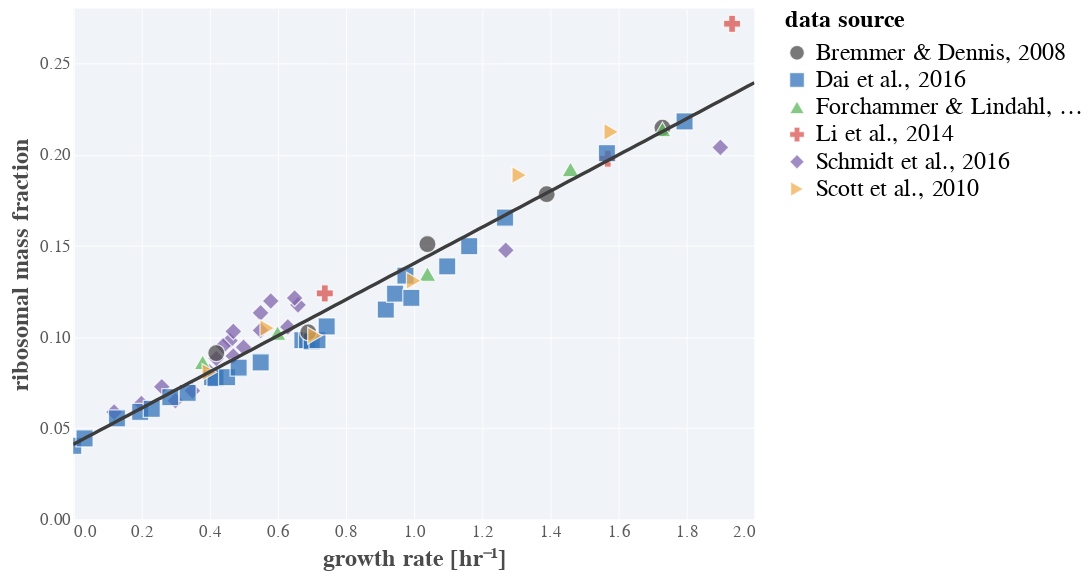

The code cell stored with this chart in its notebook:
### Markdown cell above
## Protein Synthesis
We begin by considering the  influence of peptide bond formation (translation or *protein syntehsis*) as the most resource-intensive process involved in bacterial growth. In balanced, exponential steady-state, the cellular composition  at any point in remains the same with the synthesis of new proteins being balanced by dilution via cell division. In this mode of growth, the total protein mass of the cell $M$ grows linearly with the cellularl growth rate $\lambda$,

$$
\frac{dM}{dt} = \lambda M. \tag{1}
$$

Assuming we have an unlimited pool of precursors (meaning, tRNAs charged with amino acids) at our disposal, we can write Equation 1 in terms of the total number of translating ribosomes ribosomes $N_R^{(active)}$ as 

$$
\frac{dM}{dt} = N_R^{(active)} k_R, \tag{2}
$$

where the rate $k_R$ is the effective translation rate per active ribosome with dimensions of [MT$^{-1}$]. Here, we cast this in terms of *actively translating ribosomes*, but that does not reflect the *total* number of ribosomes. There will always exist some minimum number of ribosomes $N_R^\text{(inactive)}$ that are not actively translating. Together, the sum of the actively translating and inactive ribosome pools yields the total ribosome copy number, 

$$
N_R = N_R^\text{(active)} + N_R^\text{(inactive)}. \tag{3}
$$

To speak in terms of total ribosome copy number $N_R$, we can restate Equation 2 using the conservation of mass in Equation 3 to yield

$$
\frac{dM}{dt} = (N_R - N_R^\text{(inactive)}) k_R. \tag{4}.
$$


By Equation 1, we can relate this to the growth rate $\lambda$ by simple rearrangement to yield

$$
\lambda = \frac{1}{M}\frac{dM}{dt} = \frac{\left(N_R - N_R^\text{(inactive)}\right) k_R}{M}. \tag{4}
$$

Rather than working in terms of ribosome copy numbers (which can be difficult to measure), we can define the fraction of the entire protein mass that is ribosomal $\phi_R$, defined as 

$$
\phi_R = \frac{M_R}{M}, \tag{5}
$$


where $M_R$ is the the mass of *all* ribosomes in the cell. We state that each ribosome has a proteinaceous mass of $m_R$, the total ribosomal mass $M_R$ can be calculated as $M_R = m_R N_R$. Thus, by computing the mass fraction, we can resetate Equation 5 as 

$$
\lambda = \frac{\left(M_R - M_R^\text{(inactive)}\right)}{m_R}\frac{k_R}{M} = \frac{k_R}{m_R}\left(\phi_R - \phi_R^\text{(inactive)}\right) = \gamma\left(\phi_R - \phi_R^\text{(inactive)}\right), \tag{6}
$$

where we have introduced the term $\gamma = \frac{k_R}{m_R}$. This term, commonly referred to as the *translational efficiency* is the ratio of the average translation rate $k_R$ and the mass of a single ribosome $m_R$ and thus has dimensions of [T$^{-1}$]. This term capture what fraction of a ribosomes mass synthesized per unit time, or alternatively, the inverse $\frac{1}{\gamma}$ is the length of time it takes to synthesize one ribosomes worth of peptide mass.  For *E. coli*, a sisngle ribosome consisits of ≈ 7500 amino acids and has a maximal translation rate of ≈ 17 amino acids / second, yielding

$$
\gamma = {k_R}{m_R} \approx \frac{17\,\text{amino acids / s}}{7500\,\text{amino acids}} \approx 2.2 \times 10^{-3} \text{ribosomes / sec}; \frac{1}{\gamma} \approx 400 \frac{\text{s}}{\text{ribosome}}.
$$.

Equation 6 provides a means to calculate the cellular growth rate so long as one knows the  translational efficiency $\gamma$ and the proteome mass fraction $\phi_R$. Alternatively, knowing the growth rate $\lambda$ and having measured the proteome mass fraction $\phi_R$, one can easily infer the inactive ribosomal mass fraction and the translational efficiency $\gamma$ by performing a simple linear regression of 

$$
\phi_R = \phi_R^\text{(inactive)} + \frac{\lambda}{\gamma}. \tag{7}
$$

Below, we load data from a variety of proteomic and other studies where the ribosomal mass fraction (either by RNA/protein ratio or via proteomics) and the growth rate were measured and perform this simple inference.

### Code cell
# Load the data
mass_fraction = pd.read_csv('../../data/mass_fraction_compiled.csv')

# Do the simple inference of the parameters
popt = scipy.stats.linregress(mass_fraction['growth_rate_hr'], mass_fraction['mass_fraction'])

# Compute the trendline
growth_rate = np.linspace(0, 2, 100)
trend = popt[1] + popt[0] * growth_rate
fit_df = pd.DataFrame(np.array([growth_rate, trend]).T, 
                      columns=['growth_rate_hr', 'mass_fraction'])

fit = alt.Chart(fit_df).mark_line(color=colors['black'], size=2).encode(
                x=alt.X(field='growth_rate_hr', type='quantitative', title='growth rate [hr\u207b\u00B9]'),
                y=alt.Y(field='mass_fraction', type='quantitative', title='ribosomal mass fraction'))
# Set up the plot
base = alt.Chart(mass_fraction).encode(
                x=alt.X(field='growth_rate_hr', type='quantitative', title='growth rate [hr\u207B\u00B9]'),
                y=alt.Y(field='mass_fraction', type='quantitative', title='ribosomal mass fraction'),
                color=alt.Color(field='source', type='nominal', title='data source'),
                shape=alt.Shape(field='source', type='nominal'))
points = base.mark_point(size=100,opacity=0.75)

print(f"""
Estimated Parameters
---------------------
γ ≈ {1/popt[0]:0.0f} hr^-1
Φ_R (inactive) = {popt[1]:0.2f}
""")
(points + fit).interactive()

### Figure 1 — Vega-Lite specification as saved in the notebook (floating-point values rounded to 4 significant figures)
{"config": {"background": "white", "group": {"fill": "white"}, "view": {"strokeWidth": 0, "height": 300, "width": 400, "fill": "#f0f3f7"}, "point": {"size": 40, "filled": true, "opacity": 1, "strokeWidth": 0.75, "stroke": "#FFFFFF"}, "square": {"size": 40, "filled": true, "opacity": 1, "strokeWidth": 0.75, "stroke": "#FFFFFF"}, "circle": {"size": 40, "filled": true, "opacity": 1, "strokeWidth": 0.75, "stroke": "#FFFFFF"}, "line": {"size": 2}, "axis": {"domainColor": "#ffffff", "domainWidth": 0.5, "labelColor": "#5b5b5b", "labelFontSize": 10, "labelFont": "Nunito", "titleFont": "Nunito", "titleFontWeight": 700, "titleFontSize": 14, "titleColor": "#4b4b4b", "grid": true, "gridColor": "#ffffff", "gridWidth": 0.5, "ticks": false}, "range": {"category": ["#4c4b4c", "#3373ba", "#5cb75b", "#d8534f", "#8066ad", "#f0ad4d"]}, "legend": {"labelFontSize": 14, "labelFont": "Nunito", "titleFont": "Nunito", "titleFontSize": 14, "titleFontWeight": 700, "titleFontColor": "#44b4b4b", "symbolSize": 75}, "title": {"font": "Nunito", "fontWeight": 700, "fontSize": 14, "fontColor": "#4b4b4b"}}, "layer": [{"data": {"name": "data-8702b996a9f0f98c5b91561c830a69c0"}, "mark": {"type": "point", "opacity": 0.75, "size": 100}, "encoding": {"color": {"type": "nominal", "field": "source", "title": "data source"}, "shape": {"type": "nominal", "field": "source"}, "x": {"type": "quantitative", "field": "growth_rate_hr", "title": "growth rate [hr⁻¹]"}, "y": {"type": "quantitative", "field": "mass_fraction", "title": "ribosomal mass fraction"}}, "selection": {"selector001": {"type": "interval", "bind": "scales", "encodings": ["x", "y"]}}}, {"data": {"name": "data-0e17048d21edac1871ea83510c187c8a"}, "mark": {"type": "line", "color": "#3d3d3d", "size": 2}, "encoding": {"x": {"type": "quantitative", "field": "growth_rate_hr", "title": "growth rate [hr⁻¹]"}, "y": {"type": "quantitative", "field": "mass_fraction", "title": "ribosomal mass fraction"}}}], "$schema": "https://vega.github.io/schema/vega-lite/v4.8.1.json", "datasets": {"data-8702b996a9f0f98c5b91561c830a69c0": [{"growth_rate_hr": 1.934, "mass_fraction": 0.2716, "source": "Li et al., 2014"}, {"growth_rate_hr": 1.569, "mass_fraction": 0.1977, "source": "Li et al., 2014"}, {"growth_rate_hr": 0.7387, "mass_fraction": 0.1239, "source": "Li et al., 2014"}, {"growth_rate_hr": 0.66, "mass_fraction": 0.1176, "source": "Schmidt et al., 2016"}, {"growth_rate_hr": 0.3, "mass_fraction": 0.065, "source": "Schmidt et al., 2016"}, {"growth_rate_hr": 0.12, "mass_fraction": 0.05882, "source": "Schmidt et al., 2016"}, {"growth_rate_hr": 0.2, "mass_fraction": 0.06347, "source": "Schmidt et al., 2016"}, {"growth_rate_hr": 0.35, "mass_fraction": 0.07048, "source": "Schmidt et al., 2016"}, {"growth_rate_hr": 0.5, "mass_fraction": 0.09433, "source": "Schmidt et al., 2016"}, {"growth_rate_hr": 0.65, "mass_fraction": 0.1214, "source": "Schmidt et al., 2016"}, {"growth_rate_hr": 0.42, "mass_fraction": 0.08816, "source": "Schmidt et al., 2016"}, {"growth_rate_hr": 0.26, "mass_fraction": 0.07273, "source": "Schmidt et al., 2016"}, {"growth_rate_hr": 0.46, "mass_fraction": 0.09799, "source": "Schmidt et al., 2016"}, {"growth_rate_hr": 0.58, "mass_fraction": 0.1197, "source": "Schmidt et al., 2016"}, {"growth_rate_hr": 0.47, "mass_fraction": 0.103, "source": "Schmidt et al., 2016"}, {"growth_rate_hr": 1.27, "mass_fraction": 0.1475, "source": "Schmidt et al., 2016"}, {"growth_rate_hr": 1.9, "mass_fraction": 0.2039, "source": "Schmidt et al., 2016"}, {"growth_rate_hr": 0.47, "mass_fraction": 0.0895, "source": "Schmidt et al., 2016"}, {"growth_rate_hr": 0.55, "mass_fraction": 0.1036, "source": "Schmidt et al., 2016"}, {"growth_rate_hr": 0.63, "mass_fraction": 0.1055, "source": "Schmidt et al., 2016"}, {"growth_rate_hr": 0.4, "mass_fraction": 0.08089, "source": "Schmidt et al., 2016"}, {"growth_rate_hr": 0.44, "mass_fraction": 0.0951, "source": "Schmidt et al., 2016"}, {"growth_rate_hr": 0.55, "mass_fraction": 0.1132, "source": "Schmidt et al., 2016"}, {"growth_rate_hr": 0.0, "mass_fraction": 0.04035, "source": "Dai et al., 2016"}, {"growth_rate_hr": 0.03325, "mass_fraction": 0.04441, "source": "Dai et al., 2016"}, {"growth_rate_hr": 0.1284, "mass_fraction": 0.05541, "source": "Dai et al., 2016"}, {"growth_rate_hr": 0.1965, "mass_fraction": 0.05888, "source": "Dai et al., 2016"}, {"growth_rate_hr": 0.2306, "mass_fraction": 0.06061, "source": "Dai et al., 2016"}, {"growth_rate_hr": 0.285, "mass_fraction": 0.06698, "source": "Dai et al., 2016"}, {"growth_rate_hr": 0.336, "mass_fraction": 0.06929, "source": "Dai et al., 2016"}, {"growth_rate_hr": 0.4074, "mass_fraction": 0.07798, "source": "Dai et al., 2016"}, {"growth_rate_hr": 0.4176, "mass_fraction": 0.07739, "source": "Dai et al., 2016"}, {"growth_rate_hr": 0.4517, "mass_fraction": 0.07796, "source": "Dai et al., 2016"}, {"growth_rate_hr": 0.4857, "mass_fraction": 0.08318, "source": "Dai et al., 2016"}, {"growth_rate_hr": 0.5504, "mass_fraction": 0.08606, "source": "Dai et al., 2016"}, {"growth_rate_hr": 0.6728, "mass_fraction": 0.09822, "source": "Dai et al., 2016"}, {"growth_rate_hr": 0.6864, "mass_fraction": 0.09822, "source": "Dai et al., 2016"}, {"growth_rate_hr": 0.7001, "mass_fraction": 0.09763, "source": "Dai et al., 2016"}, {"growth_rate_hr": 0.7171, "mass_fraction": 0.09821, "source": "Dai et al., 2016"}, {"growth_rate_hr": 0.7442, "mass_fraction": 0.1057, "source": "Dai et al., 2016"}, {"growth_rate_hr": 0.9178, "mass_fraction": 0.115, "source": "Dai et al., 2016"}, {"growth_rate_hr": 0.9449, "mass_fraction": 0.1237, "source": "Dai et al., 2016"}, {"growth_rate_hr": 0.9926, "mass_fraction": 0.1214, "source": "Dai et al., 2016"}, {"growth_rate_hr": 0.9754, "mass_fraction": 0.1336, "source": "Dai et al., 2016"}, {"growth_rate_hr": 1.098, "mass_fraction": 0.1387, "source": "Dai et al., 2016"}, {"growth_rate_hr": 1.162, "mass_fraction": 0.1498, "source": "Dai et al., 2016"}, {"growth_rate_hr": 1.268, "mass_fraction": 0.1654, "source": "Dai et al., 2016"}, {"growth_rate_hr": 1.567, "mass_fraction": 0.2007, "source": "Dai et al., 2016"}, {"growth_rate_hr": 1.795, "mass_fraction": 0.2181, "source": "Dai et al., 2016"}, {"growth_rate_hr": 0.42, "mass_fraction": 0.09116, "source": "Bremmer & Dennis, 2008"}, {"growth_rate_hr": 0.69, "mass_fraction": 0.1026, "source": "Bremmer & Dennis, 2008"}, {"growth_rate_hr": 1.04, "mass_fraction": 0.1509, "source": "Bremmer & Dennis, 2008"}, {"growth_rate_hr": 1.39, "mass_fraction": 0.1782, "source": "Bremmer & Dennis, 2008"}, {"growth_rate_hr": 1.73, "mass_fraction": 0.2147, "source": "Bremmer & Dennis, 2008"}, {"growth_rate_hr": 0.38, "mass_fraction": 0.08615, "source": "Forchammer & Lindahl, 1971"}, {"growth_rate_hr": 0.6, "mass_fraction": 0.1021, "source": "Forchammer & Lindahl, 1971"}, {"growth_rate_hr": 1.04, "mass_fraction": 0.1345, "source": "Forchammer & Lindahl, 1971"}, {"growth_rate_hr": 1.46, "mass_fraction": 0.1919, "source": "Forchammer & Lindahl, 1971"}, {"growth_rate_hr": 1.73, "mass_fraction": 0.2138, "source": "Forchammer & Lindahl, 1971"}, {"growth_rate_hr": 0.4, "mass_fraction": 0.08068, "source": "Scott et al., 2010"}, {"growth_rate_hr": 0.57, "mass_fraction": 0.1048, "source": "Scott et al., 2010"}, {"growth_rate_hr": 0.71, "mass_fraction": 0.1007, "source": "Scott et al., 2010"}, {"growth_rate_hr": 1.0, "mass_fraction": 0.1308, "source": "Scott et al., 2010"}, {"growth_rate_hr": 1.31, "mass_fraction": 0.1887, "source": "Scott et al., 2010"}, {"growth_rate_hr": 1.58, "mass_fraction": 0.2124, "source": "Scott et al., 2010"}], "data-0e17048d21edac1871ea83510c187c8a": [{"growth_rate_hr": 0.0, "mass_fraction": 0.0411}, {"growth_rate_hr": 0.0202, "mass_fraction": 0.0431}, {"growth_rate_hr": 0.0404, "mass_fraction": 0.04511}, {"growth_rate_hr": 0.06061, "mass_fraction": 0.04711}, {"growth_rate_hr": 0.08081, "mass_fraction": 0.04911}, {"growth_rate_hr": 0.101, "mass_fraction": 0.05111}, {"growth_rate_hr": 0.1212, "mass_fraction": 0.05312}, {"growth_rate_hr": 0.1414, "mass_fraction": 0.05512}, {"growth_rate_hr": 0.1616, "mass_fraction": 0.05712}, {"growth_rate_hr": 0.1818, "mass_fraction": 0.05912}, {"growth_rate_hr": 0.202, "mass_fraction": 0.06113}, {"growth_rate_hr": 0.2222, "mass_fraction": 0.06313}, {"growth_rate_hr": 0.2424, "mass_fraction": 0.06513}, {"growth_rate_hr": 0.2626, "mass_fraction": 0.06713}, {"growth_rate_hr": 0.2828, "mass_fraction": 0.06914}, {"growth_rate_hr": 0.303, "mass_fraction": 0.07114}, {"growth_rate_hr": 0.3232, "mass_fraction": 0.07314}, {"growth_rate_hr": 0.3434, "mass_fraction": 0.07514}, {"growth_rate_hr": 0.3636, "mass_fraction": 0.07714}, {"growth_rate_hr": 0.3838, "mass_fraction": 0.07915}, {"growth_rate_hr": 0.404, "mass_fraction": 0.08115}, {"growth_rate_hr": 0.4242, "mass_fraction": 0.08315}, {"growth_rate_hr": 0.4444, "mass_fraction": 0.08515}, {"growth_rate_hr": 0.4646, "mass_fraction": 0.08716}, {"growth_rate_hr": 0.4848, "mass_fraction": 0.08916}, {"growth_rate_hr": 0.5051, "mass_fraction": 0.09116}, {"growth_rate_hr": 0.5253, "mass_fraction": 0.09316}, {"growth_rate_hr": 0.5455, "mass_fraction": 0.09517}, {"growth_rate_hr": 0.5657, "mass_fraction": 0.09717}, {"growth_rate_hr": 0.5859, "mass_fraction": 0.09917}, {"growth_rate_hr": 0.6061, "mass_fraction": 0.1012}, {"growth_rate_hr": 0.6263, "mass_fraction": 0.1032}, {"growth_rate_hr": 0.6465, "mass_fraction": 0.1052}, {"growth_rate_hr": 0.6667, "mass_fraction": 0.1072}, {"growth_rate_hr": 0.6869, "mass_fraction": 0.1092}, {"growth_rate_hr": 0.7071, "mass_fraction": 0.1112}, {"growth_rate_hr": 0.7273, "mass_fraction": 0.1132}, {"growth_rate_hr": 0.7475, "mass_fraction": 0.1152}, {"growth_rate_hr": 0.7677, "mass_fraction": 0.1172}, {"growth_rate_hr": 0.7879, "mass_fraction": 0.1192}, {"growth_rate_hr": 0.8081, "mass_fraction": 0.1212}, {"growth_rate_hr": 0.8283, "mass_fraction": 0.1232}, {"growth_rate_hr": 0.8485, "mass_fraction": 0.1252}, {"growth_rate_hr": 0.8687, "mass_fraction": 0.1272}, {"growth_rate_hr": 0.8889, "mass_fraction": 0.1292}, {"growth_rate_hr": 0.9091, "mass_fraction": 0.1312}, {"growth_rate_hr": 0.9293, "mass_fraction": 0.1332}, {"growth_rate_hr": 0.9495, "mass_fraction": 0.1352}, {"growth_rate_hr": 0.9697, "mass_fraction": 0.1372}, {"growth_rate_hr": 0.9899, "mass_fraction": 0.1392}, {"growth_rate_hr": 1.01, "mass_fraction": 0.1412}, {"growth_rate_hr": 1.03, "mass_fraction": 0.1432}, {"growth_rate_hr": 1.051, "mass_fraction": 0.1452}, {"growth_rate_hr": 1.071, "mass_fraction": 0.1472}, {"growth_rate_hr": 1.091, "mass_fraction": 0.1492}, {"growth_rate_hr": 1.111, "mass_fraction": 0.1512}, {"growth_rate_hr": 1.131, "mass_fraction": 0.1532}, {"growth_rate_hr": 1.152, "mass_fraction": 0.1552}, {"growth_rate_hr": 1.172, "mass_fraction": 0.1572}, {"growth_rate_hr": 1.192, "mass_fraction": 0.1592}, {"growth_rate_hr": 1.212, "mass_fraction": 0.1612}, {"growth_rate_hr": 1.232, "mass_fraction": 0.1633}, {"growth_rate_hr": 1.253, "mass_fraction": 0.1653}, {"growth_rate_hr": 1.273, "mass_fraction": 0.1673}, {"growth_rate_hr": 1.293, "mass_fraction": 0.1693}, {"growth_rate_hr": 1.313, "mass_fraction": 0.1713}, {"growth_rate_hr": 1.333, "mass_fraction": 0.1733}, {"growth_rate_hr": 1.354, "mass_fraction": 0.1753}, {"growth_rate_hr": 1.374, "mass_fraction": 0.1773}, {"growth_rate_hr": 1.394, "mass_fraction": 0.1793}, {"growth_rate_hr": 1.414, "mass_fraction": 0.1813}, {"growth_rate_hr": 1.434, "mass_fraction": 0.1833}, {"growth_rate_hr": 1.455, "mass_fraction": 0.1853}, {"growth_rate_hr": 1.475, "mass_fraction": 0.1873}, {"growth_rate_hr": 1.495, "mass_fraction": 0.1893}, {"growth_rate_hr": 1.515, "mass_fraction": 0.1913}, {"growth_rate_hr": 1.535, "mass_fraction": 0.1933}, {"growth_rate_hr": 1.556, "mass_fraction": 0.1953}, {"growth_rate_hr": 1.576, "mass_fraction": 0.1973}, {"growth_rate_hr": 1.596, "mass_fraction": 0.1993}, {"growth_rate_hr": 1.616, "mass_fraction": 0.2013}, {"growth_rate_hr": 1.636, "mass_fraction": 0.2033}, {"growth_rate_hr": 1.657, "mass_fraction": 0.2053}, {"growth_rate_hr": 1.677, "mass_fraction": 0.2073}, {"growth_rate_hr": 1.697, "mass_fraction": 0.2093}, {"growth_rate_hr": 1.717, "mass_fraction": 0.2113}, {"growth_rate_hr": 1.737, "mass_fraction": 0.2133}, {"growth_rate_hr": 1.758, "mass_fraction": 0.2153}, {"growth_rate_hr": 1.778, "mass_fraction": 0.2173}, {"growth_rate_hr": 1.798, "mass_fraction": 0.2193}, {"growth_rate_hr": 1.818, "mass_fraction": 0.2213}, {"growth_rate_hr": 1.838, "mass_fraction": 0.2233}, {"growth_rate_hr": 1.859, "mass_fraction": 0.2253}, {"growth_rate_hr": 1.879, "mass_fraction": 0.2273}, {"growth_rate_hr": 1.899, "mass_fraction": 0.2293}, {"growth_rate_hr": 1.919, "mass_fraction": 0.2313}, {"growth_rate_hr": 1.939, "mass_fraction": 0.2333}, {"growth_rate_hr": 1.96, "mass_fraction": 0.2353}, {"growth_rate_hr": 1.98, "mass_fraction": 0.2373}, {"growth_rate_hr": 2.0, "mass_fraction": 0.2393}]}}
